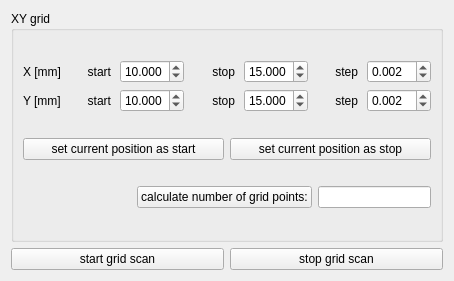
<?xml version="1.0" encoding="UTF-8"?>
<ui version="4.0">
 <class>Form</class>
 <widget class="QWidget" name="Form">
  <property name="geometry">
   <rect>
    <x>0</x>
    <y>0</y>
    <width>454</width>
    <height>281</height>
   </rect>
  </property>
  <property name="windowTitle">
   <string>transistor laser scan</string>
  </property>
  <layout class="QVBoxLayout" name="verticalLayout">
   <item>
    <widget class="QGroupBox" name="groupBox">
     <property name="title">
      <string>XY grid</string>
     </property>
     <layout class="QVBoxLayout" name="verticalLayout_2">
      <item>
       <layout class="QGridLayout" name="gridLayout" columnstretch="1,3,3,3">
        <property name="horizontalSpacing">
         <number>9</number>
        </property>
        <item row="0" column="1">
         <layout class="QHBoxLayout" name="horizontalLayout">
          <property name="spacing">
           <number>9</number>
          </property>
          <item>
           <widget class="QLabel" name="label">
            <property name="layoutDirection">
             <enum>Qt::LeftToRight</enum>
            </property>
            <property name="text">
             <string>start</string>
            </property>
            <property name="alignment">
             <set>Qt::AlignRight|Qt::AlignTrailing|Qt::AlignVCenter</set>
            </property>
           </widget>
          </item>
          <item>
           <widget class="QDoubleSpinBox" name="grid_X_start_doubleSpinBox">
            <property name="decimals">
             <number>3</number>
            </property>
            <property name="maximum">
             <double>25.000000000000000</double>
            </property>
            <property name="singleStep">
             <double>0.100000000000000</double>
            </property>
            <property name="value">
             <double>10.000000000000000</double>
            </property>
           </widget>
          </item>
         </layout>
        </item>
        <item row="1" column="0">
         <widget class="QLabel" name="label_5">
          <property name="text">
           <string>Y [mm]</string>
          </property>
         </widget>
        </item>
        <item row="0" column="2">
         <layout class="QHBoxLayout" name="horizontalLayout_3">
          <property name="spacing">
           <number>9</number>
          </property>
          <item>
           <widget class="QLabel" name="label_4">
            <property name="layoutDirection">
             <enum>Qt::LeftToRight</enum>
            </property>
            <property name="text">
             <string>stop</string>
            </property>
            <property name="alignment">
             <set>Qt::AlignRight|Qt::AlignTrailing|Qt::AlignVCenter</set>
            </property>
           </widget>
          </item>
          <item>
           <widget class="QDoubleSpinBox" name="grid_X_stop_doubleSpinBox">
            <property name="decimals">
             <number>3</number>
            </property>
            <property name="maximum">
             <double>25.000000000000000</double>
            </property>
            <property name="singleStep">
             <double>0.100000000000000</double>
            </property>
            <property name="value">
             <double>15.000000000000000</double>
            </property>
           </widget>
          </item>
         </layout>
        </item>
        <item row="1" column="2">
         <layout class="QHBoxLayout" name="horizontalLayout_5">
          <property name="spacing">
           <number>9</number>
          </property>
          <item>
           <widget class="QLabel" name="label_8">
            <property name="layoutDirection">
             <enum>Qt::LeftToRight</enum>
            </property>
            <property name="text">
             <string>stop</string>
            </property>
            <property name="alignment">
             <set>Qt::AlignRight|Qt::AlignTrailing|Qt::AlignVCenter</set>
            </property>
           </widget>
          </item>
          <item>
           <widget class="QDoubleSpinBox" name="grid_Y_stop_doubleSpinBox">
            <property name="decimals">
             <number>3</number>
            </property>
            <property name="maximum">
             <double>25.000000000000000</double>
            </property>
            <property name="singleStep">
             <double>0.100000000000000</double>
            </property>
            <property name="value">
             <double>15.000000000000000</double>
            </property>
           </widget>
          </item>
         </layout>
        </item>
        <item row="0" column="0">
         <widget class="QLabel" name="label_3">
          <property name="text">
           <string>X [mm]</string>
          </property>
         </widget>
        </item>
        <item row="0" column="3">
         <layout class="QHBoxLayout" name="horizontalLayout_6">
          <property name="spacing">
           <number>9</number>
          </property>
          <item>
           <widget class="QLabel" name="label_6">
            <property name="layoutDirection">
             <enum>Qt::LeftToRight</enum>
            </property>
            <property name="text">
             <string>step</string>
            </property>
            <property name="alignment">
             <set>Qt::AlignRight|Qt::AlignTrailing|Qt::AlignVCenter</set>
            </property>
           </widget>
          </item>
          <item>
           <widget class="QDoubleSpinBox" name="grid_X_step_doubleSpinBox">
            <property name="decimals">
             <number>3</number>
            </property>
            <property name="minimum">
             <double>0.001000000000000</double>
            </property>
            <property name="maximum">
             <double>25.000000000000000</double>
            </property>
            <property name="singleStep">
             <double>0.001000000000000</double>
            </property>
            <property name="value">
             <double>0.002000000000000</double>
            </property>
           </widget>
          </item>
         </layout>
        </item>
        <item row="1" column="1">
         <layout class="QHBoxLayout" name="horizontalLayout_2">
          <property name="spacing">
           <number>9</number>
          </property>
          <item>
           <widget class="QLabel" name="label_7">
            <property name="layoutDirection">
             <enum>Qt::LeftToRight</enum>
            </property>
            <property name="text">
             <string>start</string>
            </property>
            <property name="alignment">
             <set>Qt::AlignRight|Qt::AlignTrailing|Qt::AlignVCenter</set>
            </property>
           </widget>
          </item>
          <item>
           <widget class="QDoubleSpinBox" name="grid_Y_start_doubleSpinBox">
            <property name="decimals">
             <number>3</number>
            </property>
            <property name="maximum">
             <double>25.000000000000000</double>
            </property>
            <property name="singleStep">
             <double>0.100000000000000</double>
            </property>
            <property name="value">
             <double>10.000000000000000</double>
            </property>
           </widget>
          </item>
         </layout>
        </item>
        <item row="1" column="3">
         <layout class="QHBoxLayout" name="horizontalLayout_7">
          <property name="spacing">
           <number>9</number>
          </property>
          <item>
           <widget class="QLabel" name="label_9">
            <property name="layoutDirection">
             <enum>Qt::LeftToRight</enum>
            </property>
            <property name="text">
             <string>step</string>
            </property>
            <property name="alignment">
             <set>Qt::AlignRight|Qt::AlignTrailing|Qt::AlignVCenter</set>
            </property>
           </widget>
          </item>
          <item>
           <widget class="QDoubleSpinBox" name="grid_Y_step_doubleSpinBox">
            <property name="decimals">
             <number>3</number>
            </property>
            <property name="minimum">
             <double>0.001000000000000</double>
            </property>
            <property name="maximum">
             <double>25.000000000000000</double>
            </property>
            <property name="singleStep">
             <double>0.001000000000000</double>
            </property>
            <property name="value">
             <double>0.002000000000000</double>
            </property>
           </widget>
          </item>
         </layout>
        </item>
       </layout>
      </item>
      <item>
       <layout class="QHBoxLayout" name="horizontalLayout_4">
        <item>
         <widget class="QPushButton" name="current_position_as_start_pushButton">
          <property name="text">
           <string>set current position as start</string>
          </property>
         </widget>
        </item>
        <item>
         <widget class="QPushButton" name="current_position_as_stop_pushButton">
          <property name="text">
           <string>set current position as stop</string>
          </property>
         </widget>
        </item>
       </layout>
      </item>
      <item>
       <layout class="QHBoxLayout" name="horizontalLayout_9">
        <item>
         <spacer name="horizontalSpacer">
          <property name="orientation">
           <enum>Qt::Horizontal</enum>
          </property>
          <property name="sizeHint" stdset="0">
           <size>
            <width>40</width>
            <height>20</height>
           </size>
          </property>
         </spacer>
        </item>
        <item>
         <widget class="QPushButton" name="calculate_number_grid_points_pushButton">
          <property name="text">
           <string>calculate number of grid points:</string>
          </property>
         </widget>
        </item>
        <item>
         <widget class="QLineEdit" name="grid_num_points_lineEdit">
          <property name="maxLength">
           <number>30</number>
          </property>
         </widget>
        </item>
       </layout>
      </item>
     </layout>
    </widget>
   </item>
   <item>
    <layout class="QHBoxLayout" name="horizontalLayout_8">
     <item>
      <widget class="QPushButton" name="start_grid_scan_pushButton">
       <property name="text">
        <string>start grid scan</string>
       </property>
      </widget>
     </item>
     <item>
      <widget class="QPushButton" name="stop_grid_scan_pushButton">
       <property name="text">
        <string>stop grid scan</string>
       </property>
      </widget>
     </item>
    </layout>
   </item>
  </layout>
 </widget>
 <resources/>
 <connections/>
</ui>
